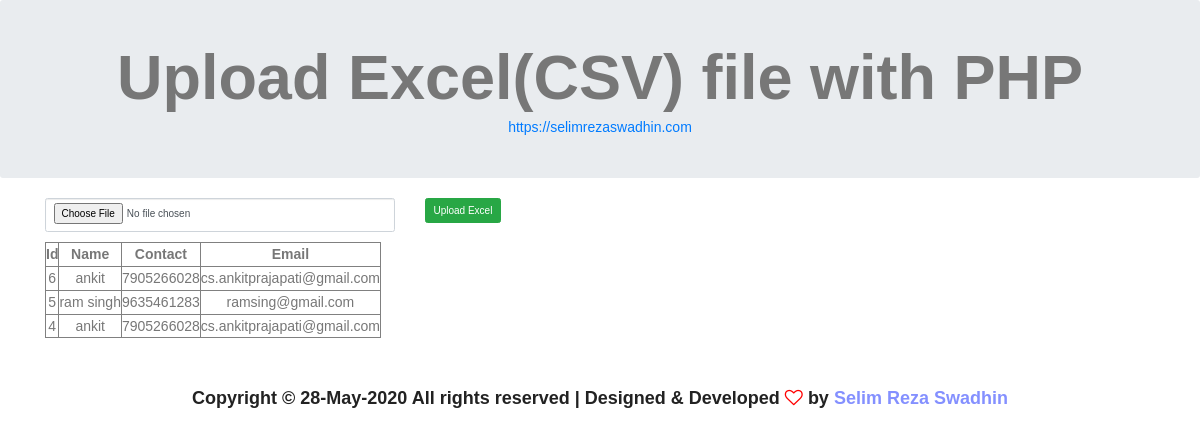
The page / on the database its author committed.
### tables this page shows
CREATE TABLE `bird_excel_users` (
  `id` int(11) NOT NULL,
  `name` varchar(100) NOT NULL,
  `contact` varchar(100) NOT NULL,
  `email` varchar(100) NOT NULL
);

### index.php (the view, shortened to what this page needs)
<!DOCTYPE html>
<html lang="en">
<head>
    <link rel="stylesheet" href="https://maxcdn.bootstrapcdn.com/bootstrap/3.4.1/css/bootstrap.min.css">
    <link rel="stylesheet" href="./website/css/font-awesome.min.css">
    <link rel="stylesheet" href="./website/css/bootstrap.css">
    <link rel="stylesheet" href="./website/css/main.css">
</head>
<body>
<div class="jumbotron text-center">
    <h1>Upload Excel(CSV) file with PHP</h1>
    <a href="https://selimrezaswadhin.com">https://selimrezaswadhin.com</a>
</div>
<div class="container">
    <form action="excel-script.php" method="post" enctype="multipart/form-data">
       <div class="row">
           <div class="col-md-4">
               <div class="form-group">
                   <input type="file" name="excelDoc" id="excelDoc" class="form-control" />
               </div>
           </div>
           <div class="col-md-4">
               <input type="submit" name="uploadBtn" id="uploadBtn" value="Upload Excel" class="btn btn-success" />
           </div>
       </div>
    </form>
        <table border="1" cellpadding="2">
            <tr style="text-align: center;">
                <th>Id</th>
                <th>Name</th>
                <th>Contact</th>
                <th>Email</th>
            </tr>
            <?php
            include  "config.php";
            $query = "select * from bird_excel_users order by id desc";
            $result = $connection->query($query);
            while ($row = mysqli_fetch_assoc($result)){?>
            <tr style="text-align: center;">
                <td><?= $row['id']; ?></td>
                <td><?= $row['name']; ?></td>
                <td><?= $row['contact']; ?></td>
                <td><?= $row['email']; ?></td>
            </tr>
    <?php } ?>
        </table>
    <div class="row footer-bottom d-flex justify-content-between align-items-center">
        <h4 class="col-lg-12 footer-text text-center">
            Copyright &copy;  <?= date('d-M-Y'); ?> All rights reserved | Designed & Developed <i class="fa fa-heart-o" style="color: red" aria-hidden="true"></i> by <a href="https://selimrezaswadhin.com" target="_blank">Selim Reza Swadhin</a>
        </h4>
    </div>
</div>
</body>
</html>

### website/css/main.css (style rules this page uses)
body { color: #777777; font-family: "Poppins", sans-serif; font-size: 14px; font-weight: 300; line-height: 1.625em; position: relative; }
a { -webkit-transition: all 0.3s ease 0s; -moz-transition: all 0.3s ease 0s; -o-transition: all 0.3s ease 0s; transition: all 0.3s ease 0s; }
a, a:focus, a:hover { text-decoration: none; outline: 0; }
h1, h2, h3, h4, h5, h6 { font-family: "Poppins", sans-serif; color: #222222; line-height: 1.2em !important; margin-bottom: 0; margin-top: 0; font-weight: 600; }
h1, .h1 { font-size: 36px; }
h4, .h4 { font-size: 18px; }
td, th { border-radius: 0px; }
.text-center { text-align: center; }
h1 { font-size: 36px; }
h4 { font-size: 18px; }
h1, h2, h3, h4, h5, h6 { line-height: 1.5em; }
.footer-bottom { padding-top: 50px; }
.footer-bottom .lnr, .footer-bottom a { color: #8490ff; }
.footer-text a { color: #8490ff; }

### rows shown on the page
bird_excel_users: id "6", name "ankit", contact "7905266028", email "cs.ankitprajapati@gmail.com"
bird_excel_users: id "5", name "ram singh", contact "9635461283", email "ramsing@gmail.com"
bird_excel_users: id "4", name "ankit", contact "7905266028", email "cs.ankitprajapati@gmail.com"
